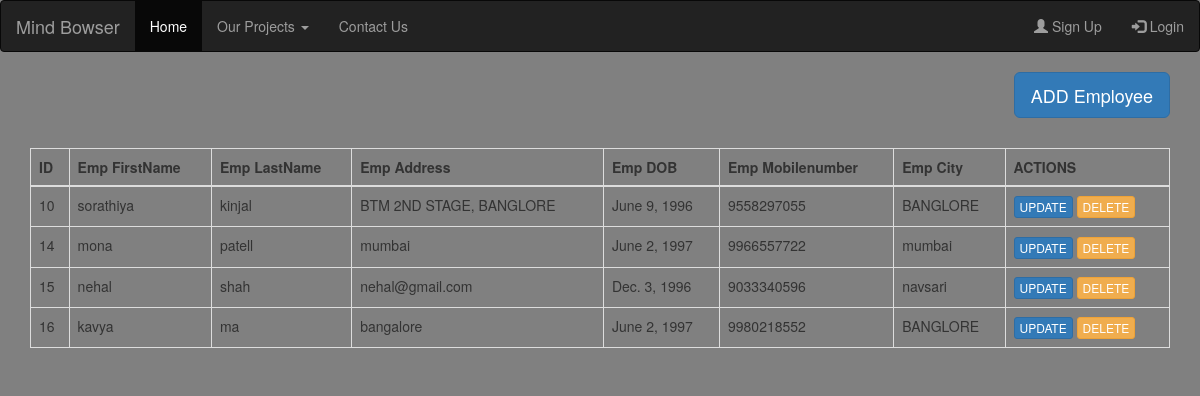
/index, run on the app's committed database.
### employee/models.py (models this page shows)
class EmployeeModel(models.Model):                                                            # employee table
    emp_Firstname=models.CharField(max_length=100, blank=True, null=False, default=None)
    emp_lastname=models.CharField(max_length=100, blank=True, null=True, default=None)
    emp_Address = models.CharField(max_length=100, blank=True, null=True, default=None)
    emp_DOB=models.DateField(max_length=30,blank=True, null=True, default=None)
    phone_regex = RegexValidator(regex=r'^\+?1?\d{9,15}$',
                                 message="Phone number must be entered in the format: '+999999999'. Up to 15 digits allowed.")
    emp_Mobilenumber = models.CharField(validators=[phone_regex], max_length=17, blank=True)
    emp_city=models.CharField(max_length=100,blank=True, null=True, default=None)
    class Meta:
        db_table = 'employee information'

### employee/views.py (the view)
# urls.py: path('index',views.index),
def index(request):                                                              #retriving the data
    resultset = EmployeeModel.objects.all()
    return render(request, 'CRUD/index.html', {'data': resultset})

### employee/templates/CRUD/index.html (shortened to what this page needs)
{% extends 'layout.html' %}
{% load staticfiles %}
{% block content %}
<a href=/create button type="button" class="btn btn-primary btn-lg pull-right button_add">ADD Employee</button></a>
 <table class="table table-bordered">
    <thead>
      <tr>
        <th>ID</th>
        <th>Emp FirstName</th>
          <th>Emp LastName</th>
          <th>Emp Address</th>
          <th>Emp DOB</th>
          <th>Emp Mobilenumber</th>
          <th>Emp City</th>
          <th>ACTIONS</th>
      </tr>
    </thead>
    <tbody>
    {% for row in data %}
    <tr>
        <td>{{ row.id }}</td>
         <td>{{ row.emp_Firstname }}</td>
        <td>{{ row.emp_lastname }}</td>
        <td>{{ row.emp_Address }}</td>
        <td>{{ row.emp_DOB }}</td>
        <td>{{ row.emp_Mobilenumber }}</td>
        <td>{{ row.emp_city }}</td>
        <td>
            <a href="/update?id={{row.id}}"  class="btn btn-primary btn-xs">UPDATE</a>
            <a href="/delete?id={{row.id}}" onclick="return deleteItem()" class="btn btn-warning btn-xs">DELETE</a>
        </td>
    </tr>
    {% endfor %}
    </tbody>
  </table>
{% endblock %}

### employee/templates/layout.html (shortened to what this page needs)
{% load staticfiles %}
<!DOCTYPE html>
<html lang="en">
<head>
  <link rel="stylesheet" href="https://maxcdn.bootstrapcdn.com/bootstrap/3.4.0/css/bootstrap.min.css">
  <link rel="stylesheet" type="text/css" href="{% static 'signup.css' %}">
</head>
<body>
<nav class="navbar navbar-inverse">
  <div class="container-fluid">
    <div class="navbar-header">
      <a class="navbar-brand" href="#">Mind Bowser</a>
    </div>
    <ul class="nav navbar-nav">
      <li class="active"><a href="#">Home</a></li>
      <li class="dropdown"><a class="dropdown-toggle" data-toggle="dropdown" href="#">Our Projects <span class="caret"></span></a>
      </li>
      <li><a href="#">Contact Us</a></li>
    </ul>
    <ul class="nav navbar-nav navbar-right">
      {% if request.user.username %}
      <li><a href=/Logout><span class="glyphicon glyphicon-user"></span> logout({{ request.user.username }})</a></li>
      {% else %}
      <li><a href=/Signup><span class="glyphicon glyphicon-user"></span> Sign Up</a></li>
      <li><a href=/Login><span class="glyphicon glyphicon-log-in"></span> Login</a></li>
      {% endif %}
    </ul>
  </div>
</nav>
<div class="container">
  {% block content %}
    {% endblock %}
</div>
</body>
</html>

### employee/static/signup.css (style rules this page uses)
body { background-color: gray; }
.button_add { margin-bottom:30px; }

### data on the page
EmployeeModel: id "10", emp_Firstname "sorathiya", emp_lastname "kinjal", emp_Address "BTM 2ND STAGE, BANGLORE", emp_DOB "June 9, 1996", emp_Mobilenumber "9558297055", emp_city "BANGLORE"
EmployeeModel: id "14", emp_Firstname "mona", emp_lastname "patell", emp_Address "mumbai", emp_DOB "June 2, 1997", emp_Mobilenumber "9966557722", emp_city "mumbai"
EmployeeModel: id "15", emp_Firstname "nehal", emp_lastname "shah", emp_Address "nehal@gmail.com", emp_DOB "Dec. 3, 1996", emp_Mobilenumber "9033340596", emp_city "navsari"
EmployeeModel: id "16", emp_Firstname "kavya", emp_lastname "ma", emp_Address "bangalore", emp_DOB "June 2, 1997", emp_Mobilenumber "9980218552", emp_city "BANGLORE"
